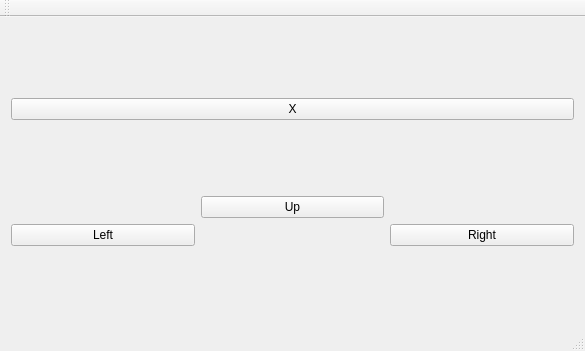
<?xml version="1.0" encoding="UTF-8"?>
<ui version="4.0">
 <class>MainWindow</class>
 <widget class="QMainWindow" name="MainWindow">
  <property name="geometry">
   <rect>
    <x>0</x>
    <y>0</y>
    <width>585</width>
    <height>351</height>
   </rect>
  </property>
  <property name="windowTitle">
   <string>MainWindow</string>
  </property>
  <widget class="QWidget" name="centralWidget">
   <layout class="QGridLayout" name="gridLayout">
    <item row="0" column="0">
     <layout class="QGridLayout" name="gridLayout_7"/>
    </item>
    <item row="0" column="2">
     <layout class="QGridLayout" name="gridLayout_6">
      <item row="0" column="1">
       <layout class="QGridLayout" name="gridLayout_9"/>
      </item>
      <item row="0" column="3">
       <widget class="QPushButton" name="close_window_button">
        <property name="text">
         <string>X</string>
        </property>
       </widget>
      </item>
      <item row="0" column="0">
       <layout class="QGridLayout" name="gridLayout_8"/>
      </item>
      <item row="0" column="2">
       <layout class="QGridLayout" name="gridLayout_4"/>
      </item>
     </layout>
    </item>
    <item row="1" column="0">
     <layout class="QGridLayout" name="gridLayout_3"/>
    </item>
    <item row="1" column="1">
     <layout class="QGridLayout" name="gridLayout_15"/>
    </item>
    <item row="2" column="1">
     <layout class="QGridLayout" name="gridLayout_16"/>
    </item>
    <item row="2" column="0">
     <layout class="QGridLayout" name="gridLayout_17"/>
    </item>
    <item row="2" column="2">
     <layout class="QGridLayout" name="gridLayout_2">
      <item row="4" column="2">
       <widget class="QPushButton" name="right_button">
        <property name="text">
         <string>Right</string>
        </property>
       </widget>
      </item>
      <item row="4" column="0">
       <widget class="QPushButton" name="left_button">
        <property name="text">
         <string>Left</string>
        </property>
       </widget>
      </item>
      <item row="0" column="1">
       <widget class="QPushButton" name="up_button">
        <property name="text">
         <string>Up</string>
        </property>
       </widget>
      </item>
     </layout>
    </item>
    <item row="0" column="1">
     <layout class="QGridLayout" name="gridLayout_14"/>
    </item>
   </layout>
  </widget>
  <widget class="QMenuBar" name="menuBar">
   <property name="geometry">
    <rect>
     <x>0</x>
     <y>0</y>
     <width>585</width>
     <height>22</height>
    </rect>
   </property>
  </widget>
  <widget class="QToolBar" name="mainToolBar">
   <attribute name="toolBarArea">
    <enum>TopToolBarArea</enum>
   </attribute>
   <attribute name="toolBarBreak">
    <bool>false</bool>
   </attribute>
  </widget>
  <widget class="QStatusBar" name="statusBar"/>
 </widget>
 <layoutdefault spacing="6" margin="11"/>
 <resources/>
 <connections>
  <connection>
   <sender>close_window_button</sender>
   <signal>clicked()</signal>
   <receiver>MainWindow</receiver>
   <slot>close()</slot>
   <hints>
    <hint type="sourcelabel">
     <x>345</x>
     <y>50</y>
    </hint>
    <hint type="destinationlabel">
     <x>343</x>
     <y>88</y>
    </hint>
   </hints>
  </connection>
 </connections>
</ui>
